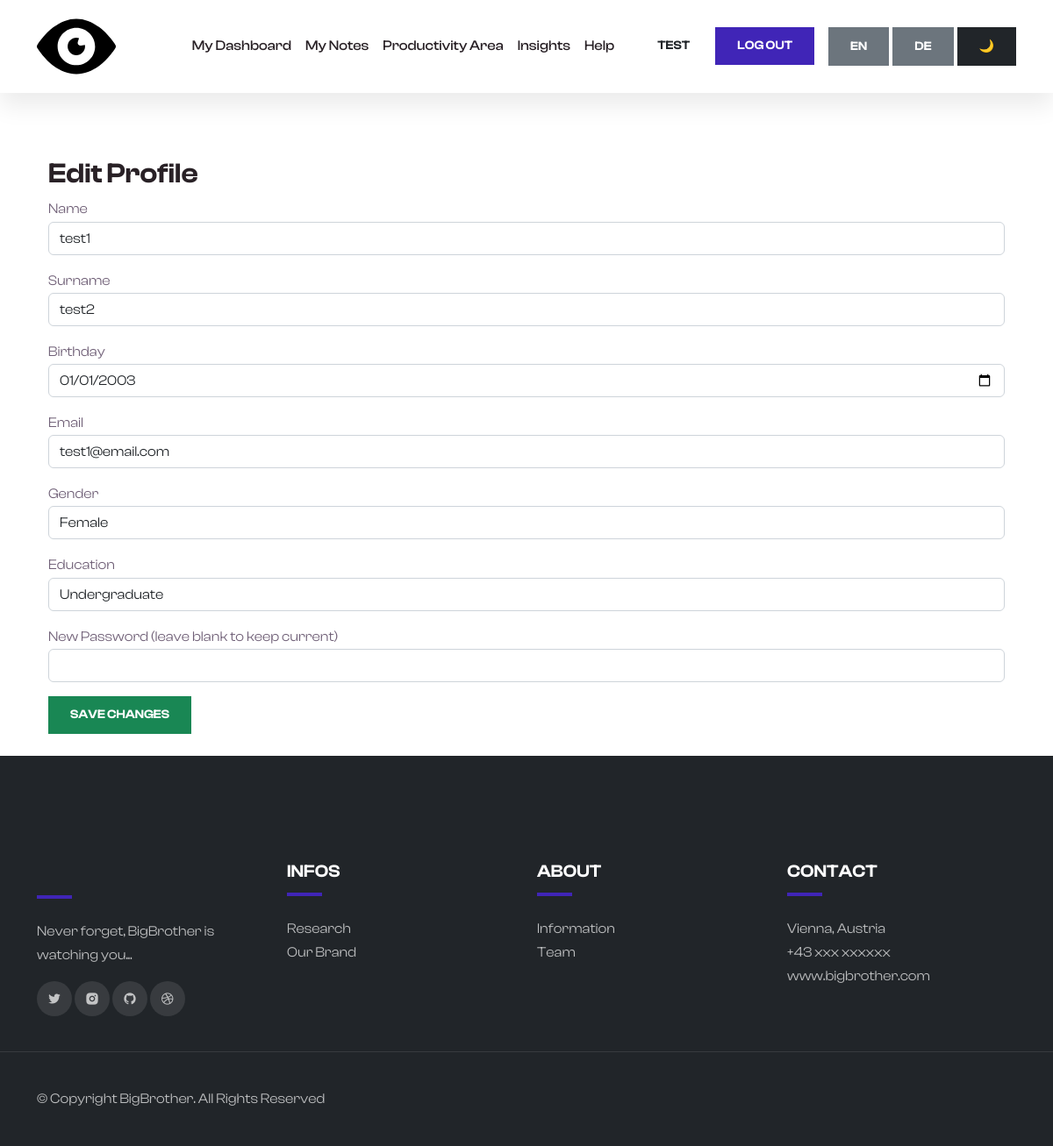
The app's page /edit-user.php (signed in), older data.
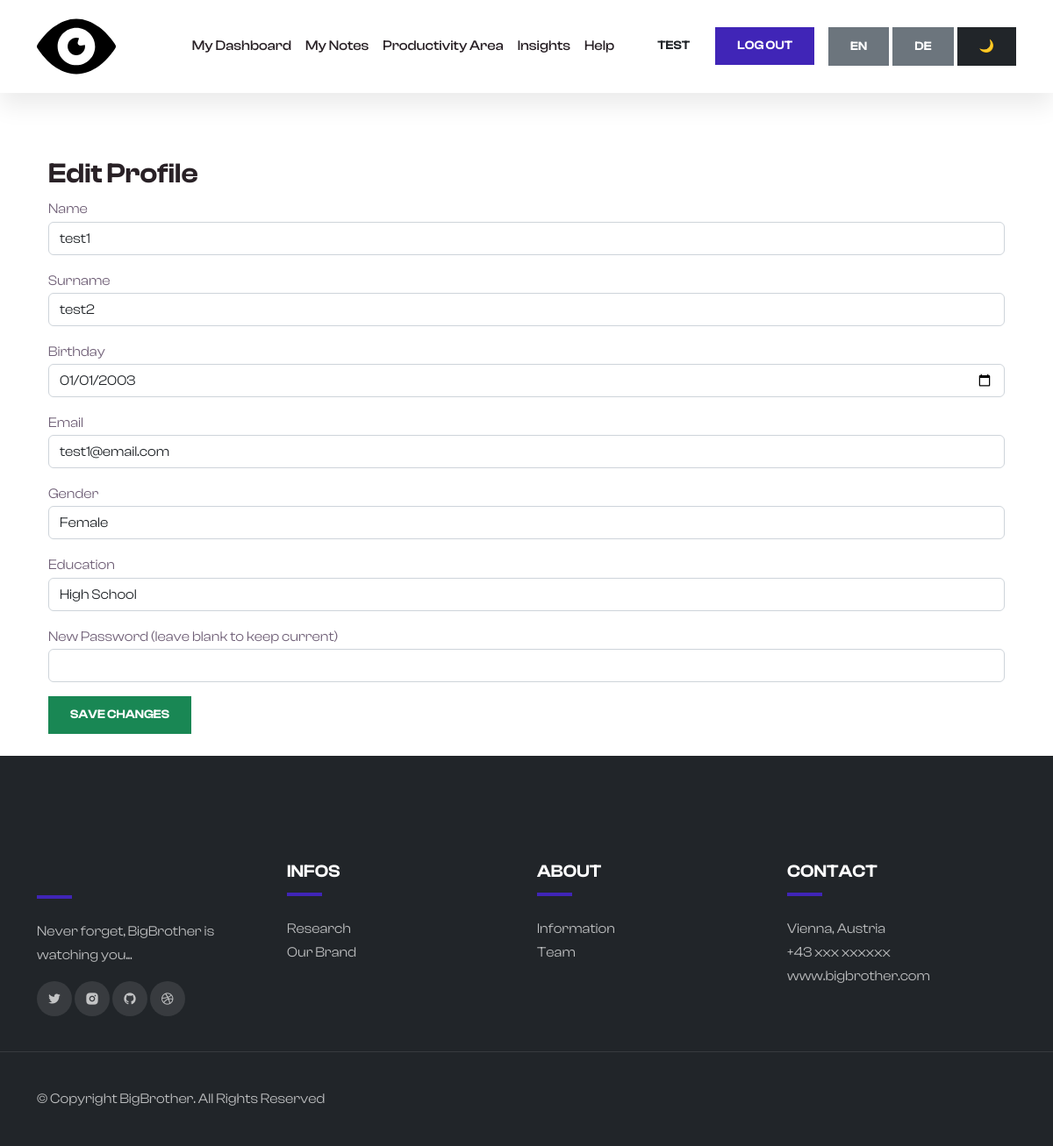
The same page, newer data.
### tables this page shows
CREATE TABLE `users` (
  `id` int(11) NOT NULL,
  `username` varchar(100) NOT NULL,
  `password` varchar(255) NOT NULL,
  `streak` int(11) DEFAULT 0,
  `role` enum('user','admin') DEFAULT 'user',
  `name` varchar(50) DEFAULT NULL,
  `surname` varchar(50) DEFAULT NULL,
  `birthday` date DEFAULT NULL,
  `email` varchar(100) DEFAULT NULL,
  `gender` varchar(10) DEFAULT NULL,
  `education` varchar(50) DEFAULT NULL
);

### edit-user.php (the view, shortened to what this page needs)
<?php
include_once "includes/db.php";
$username = $_SESSION["username"];
$stmt = $pdo->prepare("SELECT * FROM users WHERE username = :username");
$stmt->execute([':username' => $username]);
$user = $stmt->fetch(PDO::FETCH_ASSOC);
?>
<?php
include "includes/header.php";
include "includes/nav.php";
?>
<div class="container mt-5" style="background-color: white; border-radius: 15px; padding: 25px;">
    <h2>Edit Profile</h2>
    <form method="POST">
        <div class="mb-3">
            <label>Name</label>
            <input type="text" name="name" class="form-control" value="<?= htmlspecialchars($user['name']) ?>" required>
        </div>
        <div class="mb-3">
            <label>Surname</label>
            <input type="text" name="surname" class="form-control" value="<?= htmlspecialchars($user['surname']) ?>" required>
        </div>
        <div class="mb-3">
            <label>Birthday</label>
            <input type="date" name="birthday" class="form-control" value="<?= htmlspecialchars($user['birthday']) ?>" required>
        </div>
        <div class="mb-3">
            <label>Email</label>
            <input type="email" name="email" class="form-control" value="<?= htmlspecialchars($user['email']) ?>" required>
        </div>
        <div class="mb-3">
            <label>Gender</label>
            <select name="gender" class="form-control" required>
                <option value="Female" <?= $user['gender'] == 'Female' ? 'selected' : '' ?>>Female</option>
            </select>
        </div>
        <div class="mb-3">
            <label>Education</label>
            <select name="education" class="form-control" required>
                <option value="High School" <?= $user['education'] == 'High School' ? 'selected' : '' ?>>High School</option>
                <option value="Undergraduate" <?= $user['education'] == 'Undergraduate' ? 'selected' : '' ?>>Undergraduate</option>
            </select>
        </div>
        <div class="mb-3">
            <label>New Password (leave blank to keep current)</label>
            <input type="password" name="password" class="form-control">
        </div>
        <button class="btn btn-success" type="submit">Save Changes</button>
    </form>
</div>
<?php include "includes/footer.php"; ?>

Row changes from the older to the newer data that the page shows:
changed users "test1": education "Undergraduate" → "High School"
